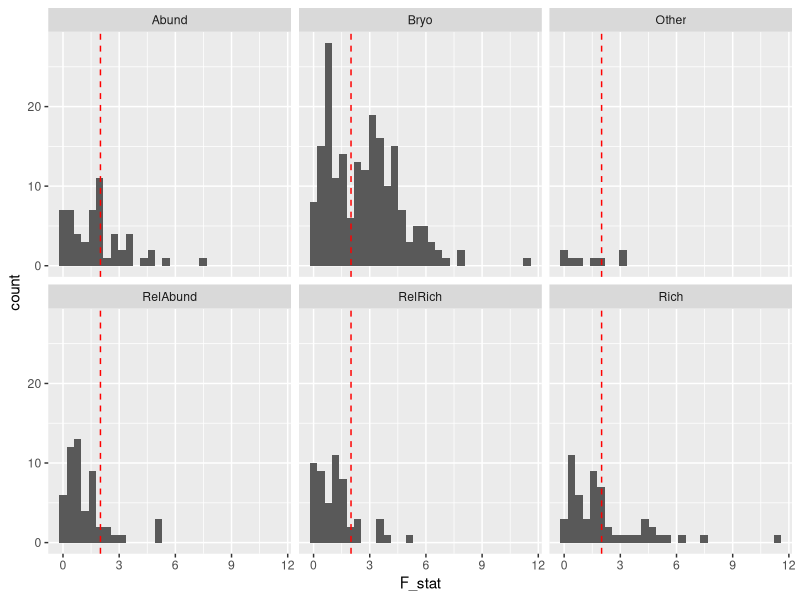
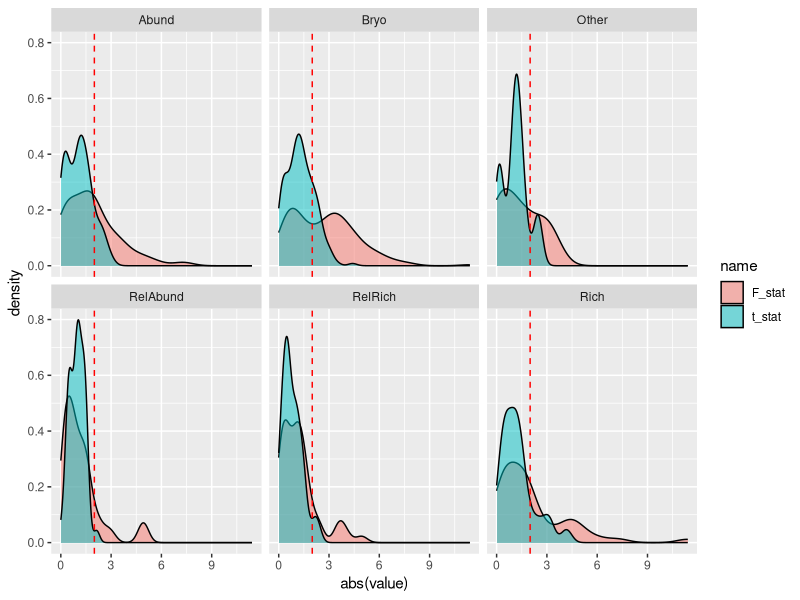

Generate these figures, in order, with R:
####Assess metric response to stress

library(tidyverse)
library(ggplot2)

#Load GIS data

#Load habitat data
phab_df<-read_csv("Data/NonBioData/Habitat/PHAB_Metrics_07252023.csv") %>%
  mutate(ReachStress = case_when(HumanActivity_Ext<12 &
                                   HumanActivity_Int<12 & 
                                   # HumanActivity_Prox<8 &
                                   HumanActivity_Prox_SWAMP<6 ~0,
                                 HumanActivity_Ext>=20~2,
                                 HumanActivity_Int>=20~2,
                                 # HumanActivity_Prox>=20~2,
                                 HumanActivity_Prox_SWAMP>=10~2,
                                 T~1 ))

ref_sites<-phab_df %>%
  group_by(StationCode) %>%
  summarise(ReachStressMax = max(ReachStress, na.rm=T)) %>%
  ungroup() %>%
  mutate(StressLevel = case_when(ReachStressMax==0~"Low",
                                 ReachStressMax==1~"Med",
                                 ReachStressMax==2~"High",
                                 T~"Other"))
ref_sites %>% group_by(StressLevel) %>% tally()
#Load bio data, for assessing sensitivity
bug_mets_lu<-read_csv("Data/BioData/Arthros/bug_metric_lu_07252023.csv") %>%
  mutate(Metric_short=str_sub(Metric, 3, nchar(Metric)))

arthro_df<-read_csv("Data/BioData/Arthros/arthropod_metircs_07252023.csv")
arth_df_long<-arthro_df %>%
  select(StationCode, SampleDate, CollectionMethodCode, all_of(bug_mets_lu$Metric_short)) %>%
  pivot_longer(cols=all_of(bug_mets_lu$Metric_short), 
               names_to="Metric_short", 
               values_to="MetricValue", 
               values_drop_na = T) %>%
  mutate(Metric = case_when(CollectionMethodCode=="TerInvt_T_DS"~paste0("T_",Metric_short),
                            CollectionMethodCode=="TerInvt_V_DS"~paste0("V_",Metric_short),
                            T~Metric_short)) %>%
  #Get rid of these interim calc metrics
  filter(!str_detect(Metric,"KRich")) %>%
  filter(!str_detect(Metric,"KAbund")) %>%
  inner_join(bug_mets_lu %>% select(Metric, Method, MetricForm, MetricGroup=Group))

bryo_df<-read_csv("Data/BioData/Bryos/bryo_metrics_07262023_v2.csv")
# bryo_df<-read_csv("Data/BioData/Bryos/Final_Bryophyte_Output.csv") 
skimr::skim(bryo_df)

bryo_df_long<-bryo_df %>%
  select(-SampleID, -CollectionMethodCode, -Replicate) %>%
  pivot_longer(cols=c(-StationCode, -SampleDate),
               names_to = "Metric_short", values_to="MetricValue", values_drop_na = T) %>%
  filter(MetricValue > -Inf & MetricValue<Inf) %>%
  mutate(CollectionMethodCode="Bryophyte",
         Method="Bryo",
         MetricForm="Bryo", MetricGroup="Bryo", #Until I get lookup
         Metric= paste0("B_",Metric_short))



junk<-lm(MetricValue~StressLevel, 
         data=arth_df_long %>% na.omit() %>%
           filter(MetricValue>-Inf) %>%
           left_join(ref_sites %>% select(StationCode, StressLevel)))
junk<-t.test(
  MetricValue~StressLevel, 
  data=
    arth_df_long %>% 
    filter(MetricValue>-Inf) %>%
    inner_join(
      ref_sites %>% 
        select(StationCode, StressLevel) ) %>%
    filter(StressLevel %in% c("Low","High"))
)
junk %>% broom::glance()

junk2<-junk %>% broom::glance()
junk2$f

metric_summary<-arth_df_long %>%
  bind_rows(bryo_df_long) %>%
  filter(MetricValue>-Inf) %>%
  filter(!str_detect(Metric_short, "_KRich")) %>%
  filter(!str_detect(Metric_short, "_KAbund")) %>%
  left_join(ref_sites %>% select(StationCode, StressLevel)) %>%
  group_by(Metric, Metric_short, MetricGroup, MetricForm) %>%
  summarise(
    unique_values = unique(MetricValue) %>% length(),
    F_stat = lm(MetricValue~StressLevel) %>%
      broom::glance() %>%
      select(statistic) %>% 
      unlist(),
    
    # t_stat = t.test(MetricValue~StressLevel, 
    #                 data= .%>% filter(StressLevel!="Med")) %>%
    #   broom::glance() %>%
    #   select(statistic) %>% 
    #   unlist()
  ) %>%
  ungroup() 

metric_summary$t_stat <-sapply(1:nrow(metric_summary), function(i){
  vals.i=metric_summary$unique_values[i]
  if(vals.i==1)
    0
  else
  {
    met.i = metric_summary$Metric[i]
    xdf = arth_df_long %>%
      bind_rows(bryo_df_long) %>%
      filter(MetricValue>-Inf) %>%
      filter(Metric==met.i) %>%
      left_join(ref_sites %>% select(StationCode, StressLevel)) %>%
      filter(StressLevel %in% c("Low","High"))
    t_xdf = t.test(MetricValue~StressLevel, data = xdf)
    t_xdf$statistic
  }
})

ggplot(metric_summary %>%
         filter(unique_values>1), aes(x=F_stat))+
  geom_histogram()+
  facet_wrap(~MetricForm)+
  geom_vline(xintercept=2, linetype="dashed", color="red")


ggplot(metric_summary %>%
         filter(unique_values>1) %>%
         pivot_longer(cols=c(F_stat, t_stat))
       , aes(x=abs(value)))+
  geom_density(aes(fill=name), alpha=.5)+
  facet_wrap(~MetricForm)+
  geom_vline(xintercept=2, linetype="dashed", color="red")


metric_summary %>%
  filter(F_stat > 10)



